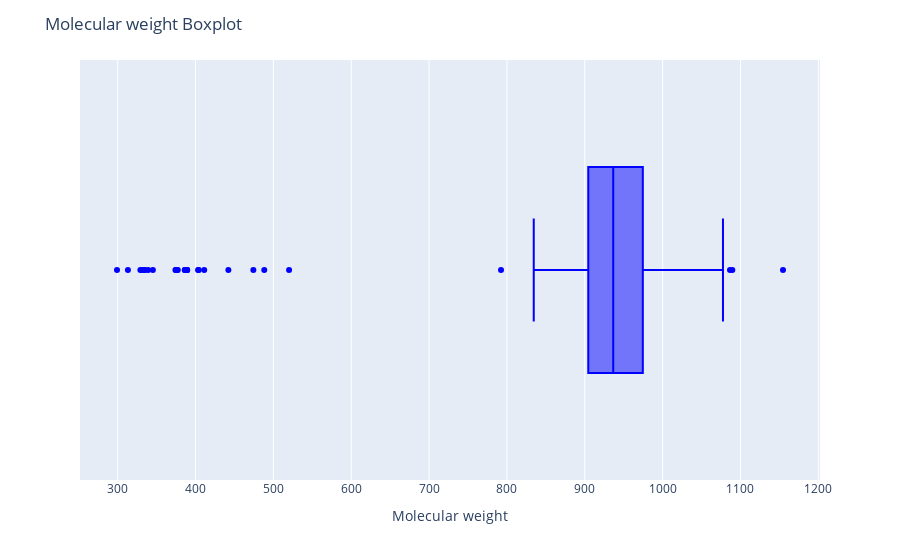
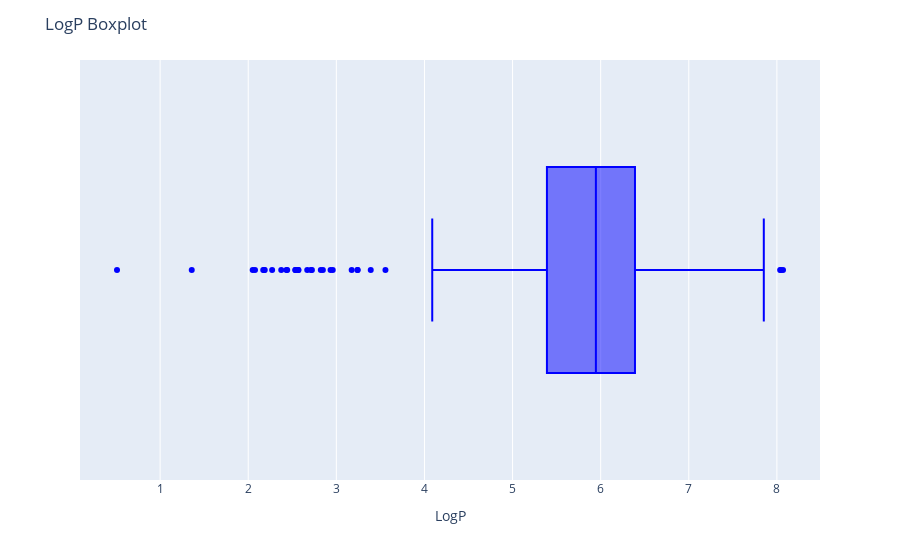
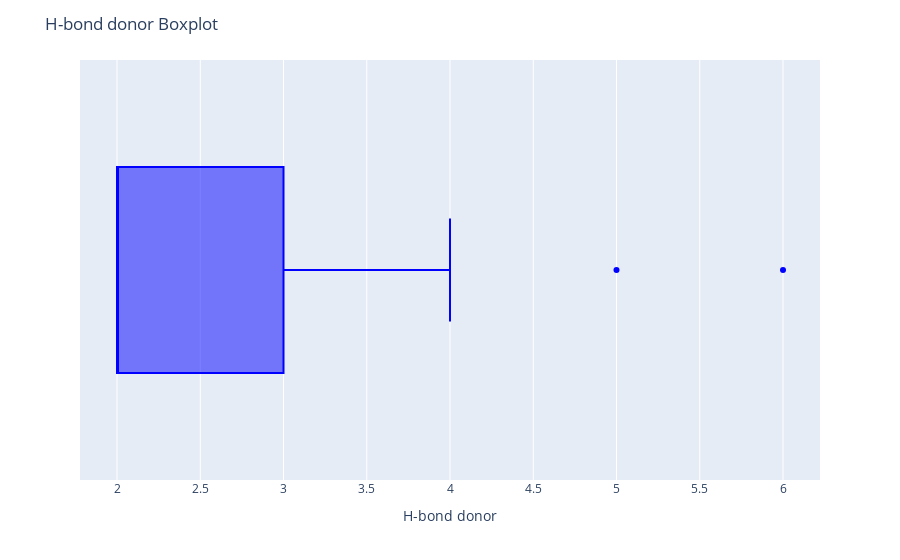
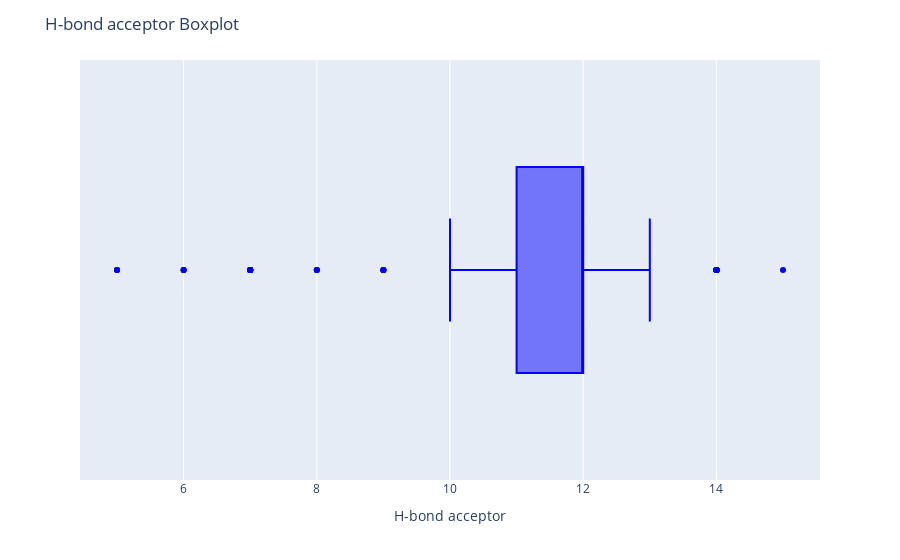

These figures' notebook cell, in order:
### Code cell
import plotly.express as px

features_2 = ['Molecular weight', 'LogP', "H-bond donor","H-bond acceptor","TPSA","Rotatable bonds", "IC50"]
features_2 = df[features_2]

for column in features_2.columns:
    fig = px.box(features_2, x=column, color_discrete_sequence=['blue'])
    fig.update_layout(title=f'{column} Boxplot')
    fig.show()

### Figure 1 — Plotly figure (JSON) as saved in the notebook; plotly's stock layout.template omitted (floating-point values rounded to 4 significant figures; data arrays with more than 128 entries replaced by an {"elided": "..."} marker saying what was removed)
{"data": [{"alignmentgroup": "True", "hovertemplate": "Molecular weight=%{x}<extra></extra>", "legendgroup": "", "marker": {"color": "blue"}, "name": "", "notched": false, "offsetgroup": "", "orientation": "h", "showlegend": false, "type": "box", "x": {"elided": "578 float values"}, "x0": " ", "xaxis": "x", "y0": " ", "yaxis": "y"}], "layout": {"boxmode": "group", "legend": {"tracegroupgap": 0}, "margin": {"t": 60}, "title": {"text": "Molecular weight Boxplot"}, "xaxis": {"anchor": "y", "domain": [0, 1], "title": {"text": "Molecular weight"}}, "yaxis": {"anchor": "x", "domain": [0, 1]}}}

### Figure 2 — Plotly figure (JSON) as saved in the notebook; plotly's stock layout.template omitted (floating-point values rounded to 4 significant figures; data arrays with more than 128 entries replaced by an {"elided": "..."} marker saying what was removed)
{"data": [{"alignmentgroup": "True", "hovertemplate": "LogP=%{x}<extra></extra>", "legendgroup": "", "marker": {"color": "blue"}, "name": "", "notched": false, "offsetgroup": "", "orientation": "h", "showlegend": false, "type": "box", "x": {"elided": "578 float values"}, "x0": " ", "xaxis": "x", "y0": " ", "yaxis": "y"}], "layout": {"boxmode": "group", "legend": {"tracegroupgap": 0}, "margin": {"t": 60}, "title": {"text": "LogP Boxplot"}, "xaxis": {"anchor": "y", "domain": [0, 1], "title": {"text": "LogP"}}, "yaxis": {"anchor": "x", "domain": [0, 1]}}}

### Figure 3 — Plotly figure (JSON) as saved in the notebook; plotly's stock layout.template omitted (floating-point values rounded to 4 significant figures; data arrays with more than 128 entries replaced by an {"elided": "..."} marker saying what was removed)
{"data": [{"alignmentgroup": "True", "hovertemplate": "H-bond donor=%{x}<extra></extra>", "legendgroup": "", "marker": {"color": "blue"}, "name": "", "notched": false, "offsetgroup": "", "orientation": "h", "showlegend": false, "type": "box", "x": {"elided": "578 int values"}, "x0": " ", "xaxis": "x", "y0": " ", "yaxis": "y"}], "layout": {"boxmode": "group", "legend": {"tracegroupgap": 0}, "margin": {"t": 60}, "title": {"text": "H-bond donor Boxplot"}, "xaxis": {"anchor": "y", "domain": [0, 1], "title": {"text": "H-bond donor"}}, "yaxis": {"anchor": "x", "domain": [0, 1]}}}

### Figure 4 — Plotly figure (JSON) as saved in the notebook; plotly's stock layout.template omitted (floating-point values rounded to 4 significant figures; data arrays with more than 128 entries replaced by an {"elided": "..."} marker saying what was removed)
{"data": [{"alignmentgroup": "True", "hovertemplate": "H-bond acceptor=%{x}<extra></extra>", "legendgroup": "", "marker": {"color": "blue"}, "name": "", "notched": false, "offsetgroup": "", "orientation": "h", "showlegend": false, "type": "box", "x": {"elided": "578 int values"}, "x0": " ", "xaxis": "x", "y0": " ", "yaxis": "y"}], "layout": {"boxmode": "group", "legend": {"tracegroupgap": 0}, "margin": {"t": 60}, "title": {"text": "H-bond acceptor Boxplot"}, "xaxis": {"anchor": "y", "domain": [0, 1], "title": {"text": "H-bond acceptor"}}, "yaxis": {"anchor": "x", "domain": [0, 1]}}}
